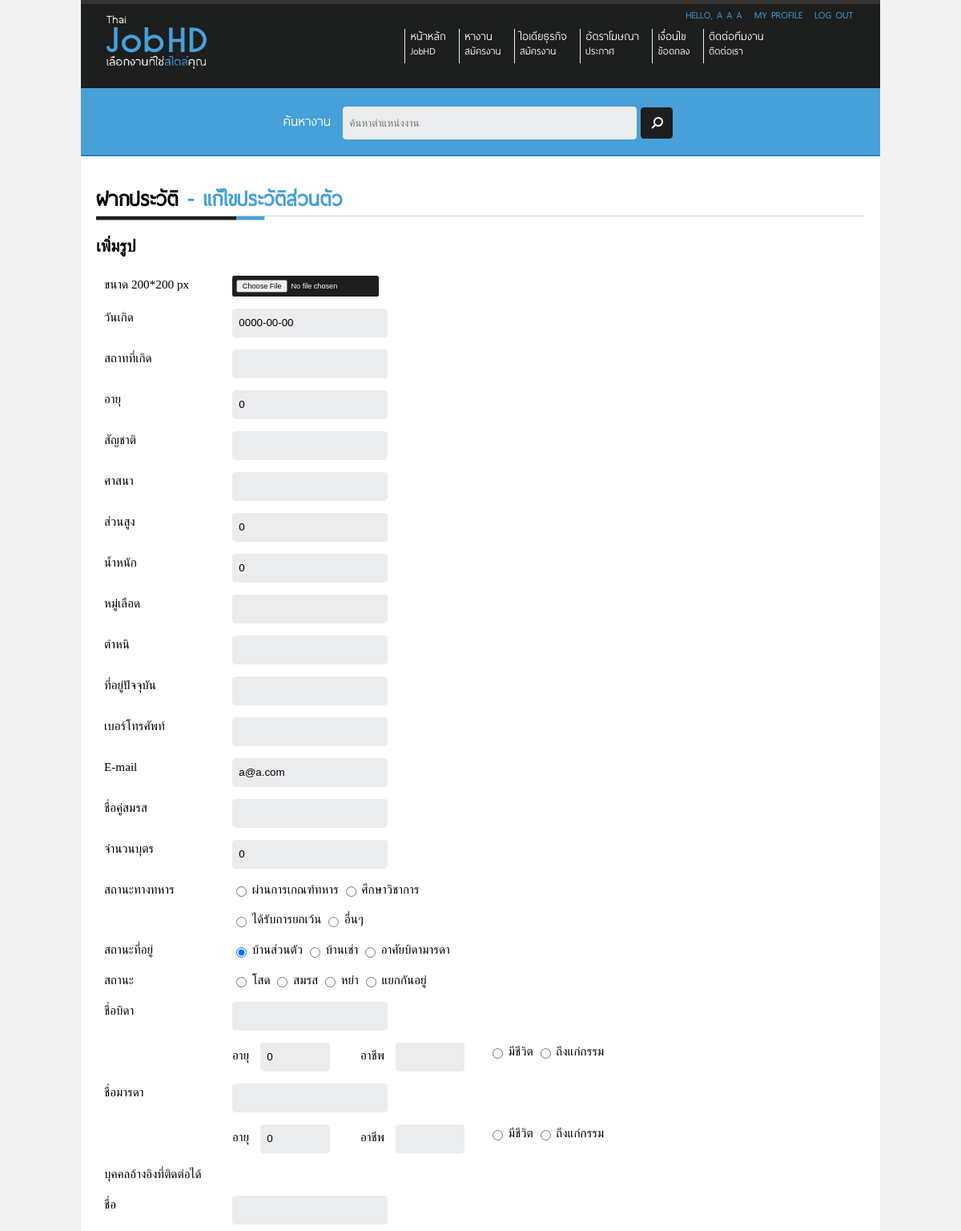
Page /Site/edit-profile.php (signed in, upper part) on the earlier database version.
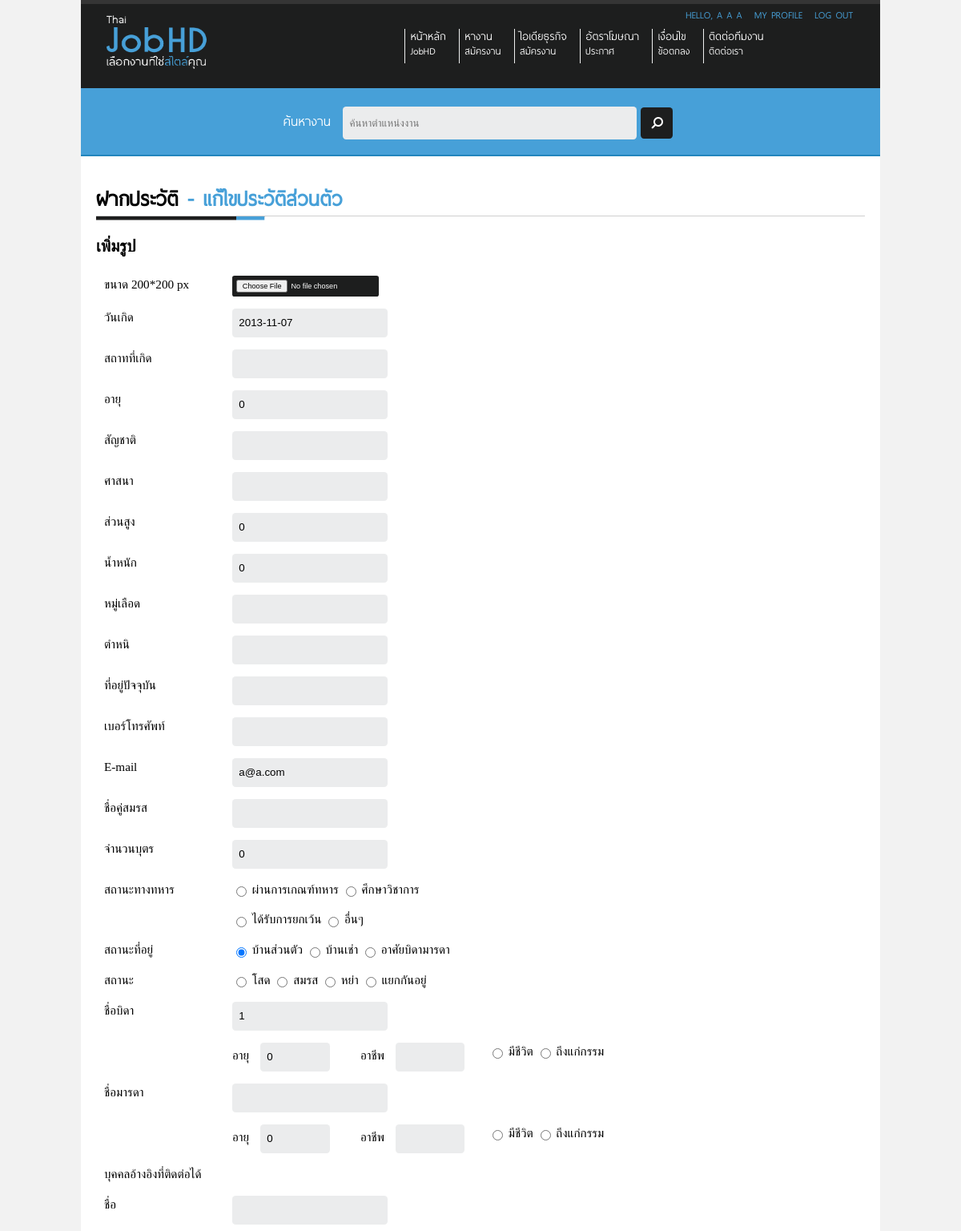
Same page on the later database version.
### tables this page shows
CREATE TABLE IF NOT EXISTS `buildthedot_thaijobhd_user_account` (
  `id` int(11) NOT NULL AUTO_INCREMENT,
  `email` varchar(200) NOT NULL,
  `password` varchar(250) NOT NULL,
  `firstname` varchar(200) NOT NULL,
  `midname` varchar(200) NOT NULL,
  `lastname` varchar(200) NOT NULL,
  `profile_picture` varchar(200) NOT NULL,
  `job_id` int(40) NOT NULL,
  `job_status` varchar(100) NOT NULL,
  `admin_status` int(1) NOT NULL,
  `birthdate` date NOT NULL,
  `place_of_birth` varchar(200) NOT NULL,
  `age` int(10) NOT NULL,
  `nationality` varchar(100) NOT NULL,
  `religion` varchar(100) NOT NULL,
  `height` int(10) NOT NULL,
  `weight` int(10) NOT NULL,
  `blood` varchar(10) NOT NULL,
  `lesion` varchar(100) NOT NULL,
  `current_address` varchar(250) NOT NULL,
  `phone_number` varchar(100) NOT NULL,
  `relationship_status` varchar(100) NOT NULL,
  `pouse_name` varchar(100) NOT NULL,
  `number_of_children` int(10) NOT NULL,
  `military_status` varchar(100) NOT NULL,
  `current_address_status` varchar(20) NOT NULL,
  `father_name` varchar(100) NOT NULL,
  `father_age` int(10) NOT NULL,
  `father_career` varchar(100) NOT NULL,
  `father_live_status` varchar(10) NOT NULL,
  `mother_name` varchar(100) NOT NULL,
  `mother_age` int(10) NOT NULL,
  `mother_career` varchar(100) NOT NULL,
  `mother_live_status` varchar(10) NOT NULL,
  PRIMARY KEY (`id`),
  UNIQUE KEY `email` (`email`)
);

### Site/edit-profile.php (the view, shortened to what the changed rows need)
<?php
$rootpath = "./";
include ($rootpath . "include/header.php");
include ($rootpath . "include/top-menu.php");
if($_SESSION["userid"] == "" || (!(isset($_SESSION["userid"])))) {
	header("location: ".$rootpath."login.php");
}
else{
	$sql_user="
		SELECT *
		FROM  `buildthedot_thaijobhd_user_account`
		WHERE `id` = '".$_SESSION["userid"]."' ;
	";
	$result_user = @mysql_query($sql_user);
	if($rs_user = @mysql_fetch_array($result_user)){
?>
		<div id="wrapper">
			<div id="content" class="container_12">
				<div id="content-profile">
					<div id="head-title">
						<h1>ฝากประวัติ <span class="text-blue">-  แก้ไขประวัติส่วนตัว</span></h1>
					</div>
					<form id="edit_profile_form" name="edit_profile_form" action="<?php echo $rootpath; ?>include/module/edit-profile-process.php" method="POST" enctype="multipart/form-data">
						<h2 class="grid_">เพิ่มรูป </h2>
						<br class="clear"/>
						<p class="grid_2">
							ขนาด 200*200 px
						</p>
						<p class="grid_8">
							<input class="button black round" type="file" name="profile_picture" />
						</p>
						<br class="clear"/>
						<p class="grid_2">
							วันเกิด
						</p>
						<p class="grid_8">
							<input type="text" id="birthdate" name ="birthdate" class="round" value="<?php echo $rs_user["birthdate"]; ?>" />
						</p>
						<br class="clear"/>
						<p class="grid_2">
							สถาทที่เกิด
						</p>
						<p class="grid_8">
							<input type="text" id="place_of_birth" name ="place_of_birth" class="round" value="<?php echo $rs_user["place_of_birth"]; ?>" />
						</p>
						<br class="clear"/>
						<p class="grid_2">
							อายุ
						</p>
						<p class="grid_8">
							<input type="text" id="age" name ="age" class="round" value="<?php echo $rs_user["age"]; ?>" onkeypress='validate_number(event)' />
						</p>
						<br class="clear"/>
						<p class="grid_2">
							สัญชาติ
						</p>
						<p class="grid_8">
							<input type="text" id="nationality" name ="nationality" class="round" value="<?php echo $rs_user["nationality"]; ?>" />
						</p>
						<br class="clear"/>
						<p class="grid_2">
							ศาสนา
						</p>
						<p class="grid_8">
							<input type="text" id="religion" name ="religion" class="round" value="<?php echo $rs_user["religion"]; ?>" />
						</p>
						<br class="clear"/>
						<p class="grid_2">
							ส่วนสูง
						</p>
						<p class="grid_8">
							<input type="text" id="height" name ="height" class="round" value="<?php echo $rs_user["height"]; ?>" onkeypress='validate_number(event)' />
						</p>
						<br class="clear"/>
						<p class="grid_2">
							น้ำหนัก
						</p>
						<p class="grid_8">
							<input type="text" id="weight" name ="weight" class="round" value="<?php echo $rs_user["weight"]; ?>" onkeypress='validate_number(event)' />
						</p>
						<br class="clear"/>
						<p class="grid_2">
							หมู่เลือด
						</p>
						<p class="grid_8">
							<input type="text" id="blood" name ="blood" class="round" value="<?php echo $rs_user["blood"]; ?>" />
						</p>
						<br class="clear"/>
						<p class="grid_2">
							ตำหนิ
						</p>
						<p class="grid_8">
							<input type="text" id="lesion" name ="lesion" class="round" value="<?php echo $rs_user["lesion"]; ?>" />
						</p>
						<br class="clear"/>
						<p class="grid_2">
							ที่อยู่ปัจจุบัน
						</p>
						<p class="grid_8">
							<input type="text" id="current_address" name ="current_address" class="round" value="<?php echo $rs_user["current_address"]; ?>" />
						</p>
						<br class="clear"/>
						<p class="grid_2">
							เบอร์โทรศัพท์
						</p>
						<p class="grid_8">
							<input type="text" id="phone_number" name ="phone_number" class="round" value="<?php echo $rs_user["phone_number"]; ?>" onkeypress="validate_phone_number(event); " />
						</p>
						<br class="clear"/>
						<p class="grid_2">
							E-mail
						</p>
						<p class="grid_8">
							<input type="text" id="email" name ="email" class="round" value="<?php echo $rs_user["email"]; ?>" />
						</p>
						<br class="clear"/>
						<p class="grid_2">
							ชื่อคู่สมรส
						</p>
						<p class="grid_8">
							<input type="text" id="pouse_name" name ="pouse_name" class="round" value="<?php echo $rs_user["pouse_name"]; ?>" />
						</p>
						<br class="clear"/>
						<p class="grid_2">
							จำนวนบุตร
						</p>
						<p class="grid_8">
							<input type="text" id="number_of_children" name ="number_of_children" class="round" onkeypress="validate_number(event);" value="<?php echo $rs_user["number_of_children"]; ?>" />
						</p>
						<br class="clear"/>
						<p class="grid_2">
							สถานะทางทหาร
						</p>
						<p class="grid_4 ">
							<label for="military_status1" class="alt-label">
								<input type="radio" id="military_status1" name="military_status" value="pass_commandeering_soldier" <?php
									if($rs_user["military_status"]=="pass_commandeering_soldier"){
										?>checked="checked"<?php
									}
								?> />
								ผ่านการเกณฑ์ทหาร
							</label>
							<label for="military_status2" class="alt-label">
								<input type="radio" id="military_status2" name="military_status" value="study_education" <?php
									if($rs_user["military_status"]=="study_education"){
										?>checked="checked"<?php
									}
								?> />
								ศึกษาวิชาการ
							</label>
						</p>
						<br class="clear"/>
						<p class="grid_4 prefix_2">
							<label for="military_status3" class="alt-label">
								<input type="radio" id="military_status3" name="military_status" value="exempt" <?php
									if($rs_user["military_status"]=="exempt"){
										?>checked="checked"<?php
									}
								?> />
								ได้รับการยกเว้น
							</label>
							<label for="military_status4" class="alt-label">
								<input type="radio" id="military_status4" name="military_status" value="other" <?php
									if($rs_user["military_status"]=="other"){
										?>checked="checked"<?php
									}
								?> />
								อื่นๆ
							</label>
						</p>
						<br class="clear"/>
						<p class="grid_2">
							สถานะที่อยู่
						</p>
						<p class="grid_8">
							<label for="current_address_status1" class="alt-label">
								<input type="radio" id="current_address_status1" name="current_address_status" checked="checked" value="home" <?php
									if($rs_user["current_address_status"]=="home"){
										?>checked="checked"<?php
									}
								?> />
								บ้านส่วนตัว </label>
							<label for="current_address_status2" class="alt-label">
								<input type="radio" id="current_address_status2" name="current_address_status" value="rent" <?php
									if($rs_user["current_address_status"]=="rent"){
										?>checked="checked"<?php
									}
								?> />
								บ้านเช่า </label>
							<label for="current_address_status3" class="alt-label">
								<input type="radio" id="current_address_status3" name="current_address_status" value="live_with_parent" <?php
									if($rs_user["current_address_status"]=="live_with_parent"){
										?>checked="checked"<?php
									}
								?> />
								อาศัยบิดามารดา </label>
						</p>
						<br class="clear"/>
						<p class="grid_2">
							สถานะ
						</p>
						<p class="grid_8">
							<label for="relationship_status1" class="alt-label">
								<input type="radio" id="relationship_status1" name="relationship_status" value="single" <?php
									if($rs_user["relationship_status"]=="single"){
										?>checked="checked"<?php
									}
								?> />
								โสด </label>
							<label for="relationship_status2" class="alt-label">
								<input type="radio" id="relationship_status2" name="relationship_status" value="marry" <?php
									if($rs_user["relationship_status"]=="marry"){
										?>checked="checked"<?php
									}
								?> />
								สมรส </label>
							<label for="relationship_status3" class="alt-label">
								<input type="radio" id="relationship_status3" name="relationship_status" value="divorce" <?php
									if($rs_user["relationship_status"]=="divorce"){
										?>checked="checked"<?php
									}
								?> />
								หย่า </label>
							<label for="relationship_status4" class="alt-label">
								<input type="radio" id="relationship_status4" name="relationship_status" value="separation" <?php
									if($rs_user["relationship_status"]=="separation"){
										?>checked="checked"<?php
									}
								?> />
								แยกกันอยู่ </label>
						</p>
						<br class="clear"/>
						<p class="grid_2">
							ชื่อบิดา
						</p>
						<p class="grid_2">
							<input type="text" id="father_name" name ="father_name" class="round" value="<?php echo $rs_user["father_name"]; ?>" />
						</p>
						<br class="clear"/>
						<p class="grid_2 prefix_2">
							อายุ
							<input type="text" id="father_age" name ="father_age" class="round input-small" onkeypress="validate_number(event);" value="<?php echo $rs_user["father_age"]; ?>" />
						</p>
						<p class="grid_2">
							อาชีพ
							<input type="text" id="father_career" name ="father_career" class="round input-small" value="<?php echo $rs_user["father_career"]; ?>" />
						</p>
						<p class="grid_4">
							<label for="father_live_status1" class="alt-label">
								<input type="radio" id="father_live_status1" name="father_live_status" value="live" <?php
									if($rs_user["father_live_status"]=="live"){
										?>checked="checked"<?php
									}
								?> />
								มีชีวิต </label>
							<label for="father_live_status2" class="alt-label">
								<input type="radio" id="father_live_status2" name="father_live_status" value="died" <?php
									if($rs_user["father_live_status"]=="died"){
										?>checked="checked"<?php
									}
								?> />
								ถึงแก่กรรม </label>
						</p>
						<br class="clear"/>
						<p class="grid_2">
							ชื่อมารดา
						</p>
						<p class="grid_2">
							<input type="text" id="mother_name" name ="mother_name" class="round" value="<?php echo $rs_user["mother_name"]; ?>" />
						</p>
						<br class="clear"/>
						<p class="grid_2 prefix_2">
							อายุ
							<input type="text" id="mother_age" name ="mother_age" class="round input-small" onkeypress="validate_number(event);" value="<?php echo $rs_user["mother_age"]; ?>" />
						</p>
						<p class="grid_2">
							อาชีพ
							<input type="text" id="mother_career" name ="mother_career" class="round input-small" value="<?php echo $rs_user["mother_career"]; ?>" />
						</p>
						<p class="grid_4">
							<label for="mother_live_status1" class="alt-label">
								<input type="radio" id="mother_live_status1" name="mother_live_status" value="live" <?php
									if($rs_user["mother_live_status"]=="live"){
										?>checked="checked"<?php
									}
								?> />
								มีชีวิต </label>
							<label for="mother_live_status2" class="alt-label">
								<input type="radio" id="mother_live_status2" name="mother_live_status" value="died" <?php
									if($rs_user["mother_live_status"]=="died"){
										?>checked="checked"<?php
									}
								?> />
								ถึงแก่กรรม </label>
						</p>
						<br class="clear"/>
<?php
						$rs_user_ref="
							SELECT *
							FROM  `buildthedot_thaijobhd_user_account_reference_contacts`
							WHERE `user_account_id` = '".$_SESSION["userid"]."' ;
						";
						$result_user_ref = @mysql_query($rs_user_ref);
						$rs_user_ref = @mysql_fetch_array($result_user_ref)
?>
						<p class="grid_4">
							บุคคลอ้างอิงที่ติดต่อได้
						</p>
						<br class="clear"/>
						<p class="grid_2">
							ชื่อ
						</p>
						<p class="grid_2">
							<input type="text" id="ref_name" name ="ref_name" class="round" value="<?php echo $$rs_user_ref["name"]; ?>" />
						</p>
						<br class="clear"/>
						<br class="clear"/>
						<br class="clear"/>
						<br class="clear"/>
						<br class="clear"/>
					</form>
				</div>
			</div>
<?php
			include ("include/footer.php");
		}
}
?>

### Site/include/top-menu.php (shortened to what the changed rows need)
<div id="wrapper">
	<div id="header" class="container_12">
		<div class="right"  class="grid_12">
			<ul id="my-profile">
<?php
				if(!isset($_SESSION['userid']) || empty($_SESSION['userid']) || $_SESSION['userid'] == ""){
?>
					<li>
						<a href="login.php" class="text-blue">Sign in</a>
					</li>
					<li>
						<a href="register.php" class="text-grey">Register</a>
					</li>
<?php
				}
				else{
?>
					<li class="text-blue">
<?php
						$sql_user = "
							SELECT *
							FROM  `buildthedot_thaijobhd_user_account`
							WHERE `id` = '".$_SESSION["userid"]."' ;
						";
						$result_user = @mysql_query($sql_user);
						if($result_user)
						{
							if($rs_user = @mysql_fetch_array($result_user)){
								echo "Hello, ".$rs_user["firstname"]." ".$rs_user["midname"]." ".$rs_user["lastname"];
							}
						}
						else {
							echo "Error";
						}
?>
					</li>
					<li>
						<a href="view-profile.php" class="text-blue">
						</a>
					</li>
					<li>
						<a href="include/module/logout_process.php" class="text-blue" id="logout">
						</a>
					</li>
<?php
				}
?>
			</ul>
		</div>
	</div>

Differences in the rows shown:
changed buildthedot_thaijobhd_user_account "a@a.com": birthdate "0000-00-00" → "2013-11-07"; father_name (not shown) → "1"
